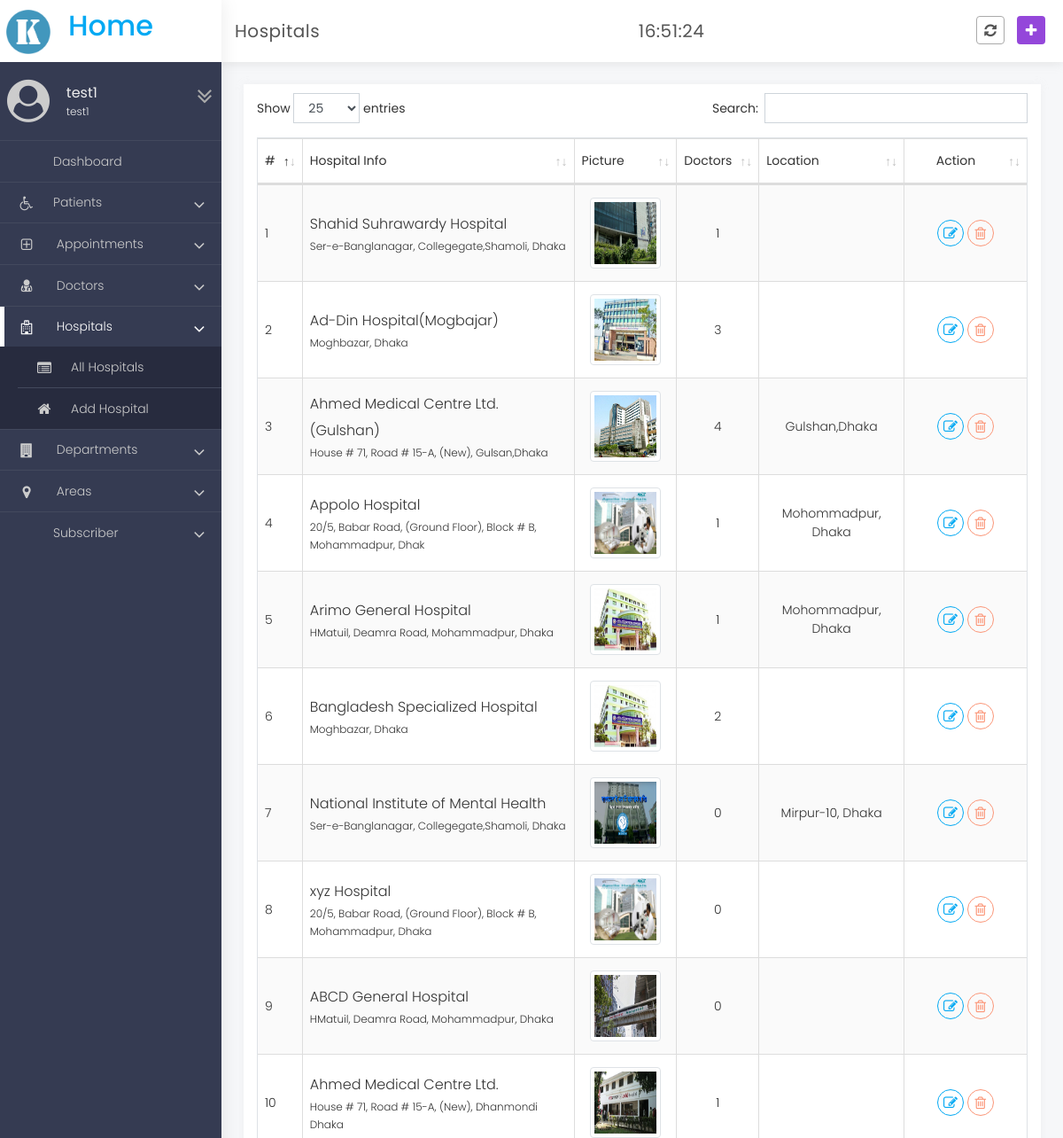
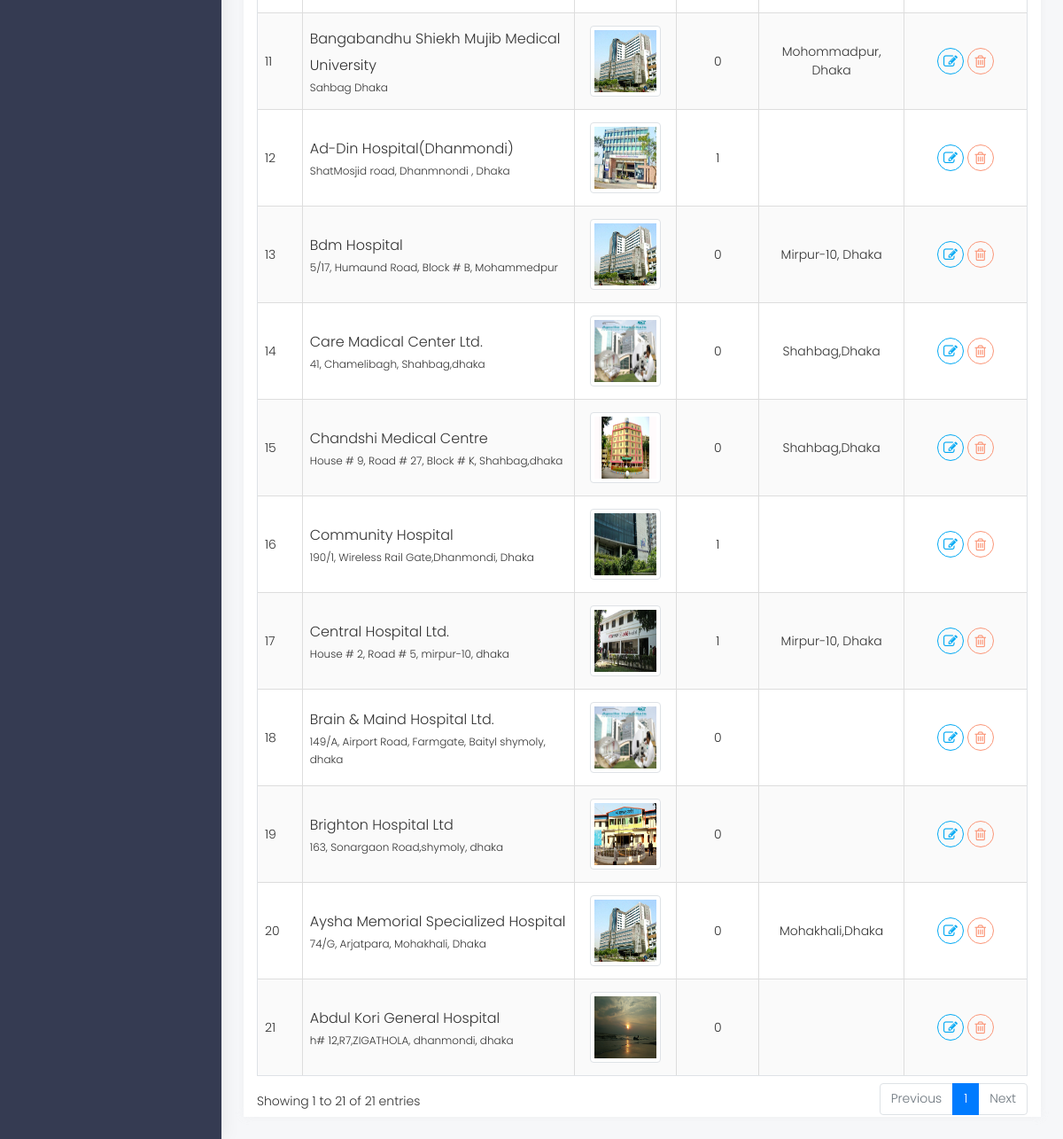
Page /admin/hospital.php (signed in) on the committed database (2 pictures, top to bottom).
### tables this page shows
CREATE TABLE `hospitals` (
  `id` int(30) NOT NULL,
  `name` varchar(255) NOT NULL,
  `address` varchar(255) NOT NULL,
  `photo` text DEFAULT NULL,
  `location_id` int(30) NOT NULL
);

CREATE TABLE `locations` (
  `location_id` int(30) NOT NULL,
  `name` varchar(50) NOT NULL
);

### admin/hospital.php (the view, shortened to what this page needs)
<?php include('include/header.php'); ?>
<?php include('include/navbar.php'); ?>
<?php require ('class/doctors.php')?>
<div class="page-container">
<div class="page-hdr">
	<div class="row">
		<div class="col-4 page-name">
			<h1><i class="fa fa-user-md"></i>Hospitals</h1>
		</div>
        <div class="page-name col-3 text-right">
            <h1 id="time">Time</h1>
        </div>
		<div class="col-5 page-menu">
			<a id="cancel" href="hospital.php" data-toggle="tooltip" data-placement="left" title="Reload"><i class="fa fa-refresh"></i></a>
			<a href="add_hospital.php" data-toggle="tooltip" data-placement="left" title="Add Doctor"><i class="fa fa-plus"></i></a>
		</div>
	</div>
</div>
<div class="content">
	<div class="table-container">
		<table id="doctor-table" class="table table-bordered table-striped datatable-table">
			<thead>
				<tr class="table-heading">
					<th>#</th>
					<th>Hospital Info</th>
					<th>Picture</th>
					<th>Doctors</th>
					<th>Location</th>
					<th class="table-action">Action</th>
				</tr>
			</thead>
			<tbody>
                <?php
                    $hospita = new hospitals();
                    if (isset($_GET['location'])){
                       $id = $_GET['location'];
                        $result = $hospita->find_all_by_location($id);
                    }else{
                        $result = $hospita->all();
                    }
                    $hospitals = $result->fetchAll();
                    if ($result->rowCount()>0) {
                        foreach ($hospitals as $hospital) {
                ?>
                <tr>
                <td class="table-srno"><?php echo $hospital->id;?></td>
                <td>
                    <p class="font-16 margin-0"><?php echo $hospital->name;?></p>
                    <p class="font-12 margin-0"><?php echo $hospital->address; ?></p>
                </td>
                <td class="table-img">
                    <img class="img-thumbnail" src="../public/uploads/<?php echo $hospital->photo;?>" alt="">
                </td>
                <td class="text-center">
                    <a href="doctors.php?hospital=<?php echo $hospital->id; ?>">
                    <?php
                        echo $doctors = $hospita->doctor_count_by_hospitalID($hospital->id);
                    ?>
                    </a></td>
                <td class="text-center text-capitalize">
                    <?php
                    $hospita->hptl_location($hospital->location_id);
                    ?>
                </td>
                <td class="table-action">
                    <a href="update_hospital.php?id=<?php echo $hospital->id; ?>" class="btn btn-outline btn-info btn-outline-1x btn-circle" data-toggle="tooltip" title="Edit"><i class="fa fa-pencil-square-o"></i></a>
                    <a href="hospital.php?delete=<?php echo $hospital->id; ?>" class="btn btn-outline btn-danger btn-outline-1x btn-circle table-delete" data-toggle="tooltip" title="Delete" onclick="return confirm('Are you sure you want to delete this item?');">
                        <i class="fa fa-trash-o"></i>
                    </a>
                </td>
            </tr>
                <?php
                        }
                    }
                ?>
            </tbody>
		</table>
	</div>
</div>
    <?php include ('include/footer.php');?>

### admin/class/hospitals.php (shortened to what this page needs)
<?php
class hospitals
{
    function all(){
        global $pdo;
        $sql = "SELECT * FROM hospitals ORDER BY name ASC ";
        $result = $pdo->prepare($sql);
        $result->execute();
        return $result;
    }
    function hptl_location($hospital_id){
        global $pdo;
        $sql = "SELECT locations.name FROM locations WHERE locations.location_id =  :id ";
        $result = $pdo->prepare($sql);
        $result->execute(['id'=>$hospital_id]);
        $locations = $result->fetchAll();
        foreach ($locations as $location) {
            echo $location->name;
        }
    }
    function doctor_count_by_hospitalID($id){
        global $pdo;
        $sql = "SELECT * FROM `doctors` WHERE hospital_id = :id";
        $result = $pdo->prepare($sql);
        $result->execute(['id'=>$id]);
        return $result->rowCount();
    }
}

### rows in the picture
hospitals: id "17", name "Central Hospital Ltd.", address "House # 2, Road # 5, mirpur-10, dhaka", photo (picture), id "1"
locations: name "Mirpur-10, Dhaka"
hospitals: id "9", name "ABCD General Hospital", address "HMatuil, Deamra Road, Mohammadpur, Dhaka", photo (picture), id "0"
hospitals: id "21", name "Abdul Kori General Hospital", address "h# 12,R7,ZIGATHOLA, dhanmondi, dhaka", photo (picture), id "0"
hospitals: id "12", name "Ad-Din Hospital(Dhanmondi)", address "ShatMosjid road, Dhanmnondi , Dhaka", photo (picture), id "1"
hospitals: id "2", name "Ad-Din Hospital(Mogbajar)", address "Moghbazar, Dhaka", photo (picture), id "3"
hospitals: id "10", name "Ahmed Medical Centre Ltd.", address "House # 71, Road # 15-A, (New), Dhanmondi Dhaka", photo (picture), id "1"
hospitals: id "3", name "Ahmed Medical Centre Ltd.(Gulshan)", address "House # 71, Road # 15-A, (New), Gulsan,Dhaka", photo (picture), id "4"
locations: name "Gulshan,dhaka"
hospitals: id "4", name "Appolo Hospital", address "20/5, Babar Road, (Ground Floor), Block # B, Mohammadpur, Dhak", photo (picture), id "1"
locations: name "Mohommadpur, Dhaka"
hospitals: id "5", name "Arimo General Hospital", address "HMatuil, Deamra Road, Mohammadpur, Dhaka", photo (picture), id "1"
hospitals: id "20", name "Aysha Memorial Specialized Hospital", address "74/G, Arjatpara, Mohakhali, Dhaka", photo (picture), id "0"
locations: name "Mohakhali,dhaka"
hospitals: id "11", name "Bangabandhu Shiekh Mujib Medical University", address "Sahbag Dhaka", photo (picture), id "0"
hospitals: id "6", name "Bangladesh Specialized Hospital", address "Moghbazar, Dhaka", photo (picture), id "2"
hospitals: id "13", name "Bdm Hospital", address "5/17, Humaund Road, Block # B, Mohammedpur", photo (picture), id "0"
hospitals: id "18", name "Brain & Maind Hospital Ltd.", address "149/A, Airport Road, Farmgate, Baityl shymoly, dhaka", photo (picture), id "0"
hospitals: id "19", name "Brighton Hospital Ltd", address "163, Sonargaon Road,shymoly, dhaka", photo (picture), id "0"
hospitals: id "14", name "Care Madical Center Ltd.", address "41, Chamelibagh, Shahbag,dhaka", photo (picture), id "0"
locations: name "Shahbag,dhaka"
hospitals: id "15", name "Chandshi Medical Centre", address "House # 9, Road # 27, Block # K, Shahbag,dhaka", photo (picture), id "0"
hospitals: id "16", name "Community Hospital", address "190/1, Wireless Rail Gate,Dhanmondi, Dhaka", photo (picture), id "1"
hospitals: id "7", name "National Institute of Mental Health", address "Ser-e-Banglanagar, Collegegate,Shamoli, Dhaka", photo (picture), id "0"
hospitals: id "1", name "Shahid Suhrawardy Hospital", address "Ser-e-Banglanagar, Collegegate,Shamoli, Dhaka", photo (picture)
hospitals: id "8", name "xyz Hospital", address "20/5, Babar Road, (Ground Floor), Block # B, Mohammadpur, Dhaka", photo (picture), id "0"

### other values in the picture
$_SESSION['admin_name'] "test1"
$_SESSION['admin_first_name'] "test1"
